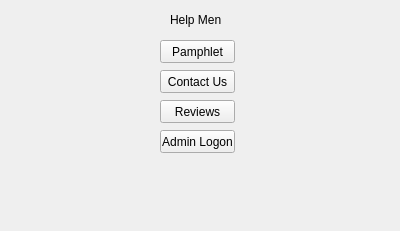
<?xml version="1.0" encoding="UTF-8"?>
<ui version="4.0">
 <class>helpMenu</class>
 <widget class="QWidget" name="helpMenu">
  <property name="geometry">
   <rect>
    <x>0</x>
    <y>0</y>
    <width>400</width>
    <height>231</height>
   </rect>
  </property>
  <property name="windowTitle">
   <string>Form</string>
  </property>
  <widget class="QLabel" name="label">
   <property name="geometry">
    <rect>
     <x>170</x>
     <y>10</y>
     <width>51</width>
     <height>20</height>
    </rect>
   </property>
   <property name="text">
    <string>Help Menu</string>
   </property>
  </widget>
  <widget class="QPushButton" name="pampletButton">
   <property name="geometry">
    <rect>
     <x>160</x>
     <y>40</y>
     <width>75</width>
     <height>23</height>
    </rect>
   </property>
   <property name="text">
    <string>Pamphlet</string>
   </property>
  </widget>
  <widget class="QPushButton" name="contactButton">
   <property name="geometry">
    <rect>
     <x>160</x>
     <y>70</y>
     <width>75</width>
     <height>23</height>
    </rect>
   </property>
   <property name="text">
    <string>Contact Us</string>
   </property>
  </widget>
  <widget class="QPushButton" name="reviewButton">
   <property name="geometry">
    <rect>
     <x>160</x>
     <y>100</y>
     <width>75</width>
     <height>23</height>
    </rect>
   </property>
   <property name="text">
    <string>Reviews</string>
   </property>
  </widget>
  <widget class="QPushButton" name="adminButton">
   <property name="geometry">
    <rect>
     <x>160</x>
     <y>130</y>
     <width>75</width>
     <height>23</height>
    </rect>
   </property>
   <property name="text">
    <string>Admin Logon</string>
   </property>
  </widget>
 </widget>
 <resources/>
 <connections>
  <connection>
   <sender>pampletButton</sender>
   <signal>clicked()</signal>
   <receiver>helpMenu</receiver>
   <slot>pamphletHelp()</slot>
   <hints>
    <hint type="sourcelabel">
     <x>204</x>
     <y>47</y>
    </hint>
    <hint type="destinationlabel">
     <x>313</x>
     <y>50</y>
    </hint>
   </hints>
  </connection>
  <connection>
   <sender>contactButton</sender>
   <signal>clicked()</signal>
   <receiver>helpMenu</receiver>
   <slot>contactHelp()</slot>
   <hints>
    <hint type="sourcelabel">
     <x>220</x>
     <y>84</y>
    </hint>
    <hint type="destinationlabel">
     <x>317</x>
     <y>81</y>
    </hint>
   </hints>
  </connection>
  <connection>
   <sender>reviewButton</sender>
   <signal>clicked()</signal>
   <receiver>helpMenu</receiver>
   <slot>reviewHelp()</slot>
   <hints>
    <hint type="sourcelabel">
     <x>173</x>
     <y>116</y>
    </hint>
    <hint type="destinationlabel">
     <x>77</x>
     <y>112</y>
    </hint>
   </hints>
  </connection>
  <connection>
   <sender>adminButton</sender>
   <signal>clicked()</signal>
   <receiver>helpMenu</receiver>
   <slot>adminHelp()</slot>
   <hints>
    <hint type="sourcelabel">
     <x>205</x>
     <y>141</y>
    </hint>
    <hint type="destinationlabel">
     <x>75</x>
     <y>141</y>
    </hint>
   </hints>
  </connection>
 </connections>
 <slots>
  <slot>pamphletHelp()</slot>
  <slot>contactHelp()</slot>
  <slot>reviewHelp()</slot>
  <slot>adminHelp()</slot>
 </slots>
</ui>
